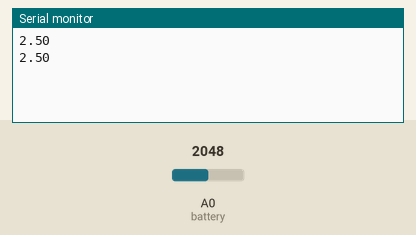
Simulated run of this sketch. Board: Particle Photon. Shown: the last lines printed to the serial monitor. The inputs (shaded band) are chosen by the test bench; at power-on: A0 (battery) = 2048.

Above: at 2.3 s.
2.4 s: A0 (battery) set to 857
At 4.2 s:
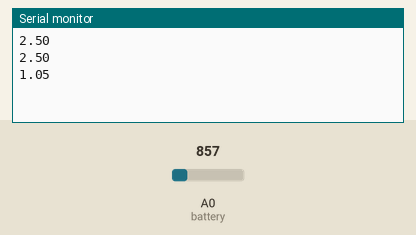
4.5 s: A0 (battery) set to 775
At 4.9 s:
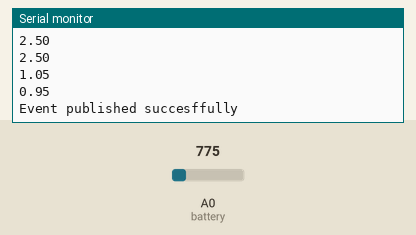
Timing chart, 0 to 7.5 s (numbered marks = the images above; inputs shaded):
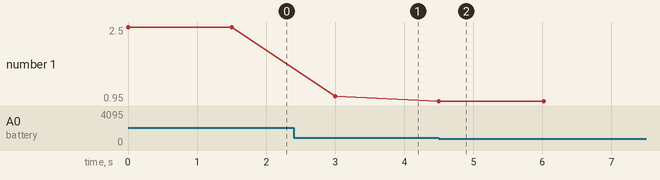

Measured:
- the behaviour switches between 820 and 819 on A0 (battery) (found by bisection; images 1 and 2)
- after the input at 2.4 s, the serial monitor: prints a new line after 0.60 s (image 1)
- after the input at 4.5 s, the serial monitor: prints a new line at once (image 2)
- plotted number 1: 2.5 → 1.05 after the input at 2.4 s, 1.05 → 0.95 after the input at 4.5 s

The sketch:

publish-event.ino
```cpp
/*
 * Project publish-event
 * Description:
 * Author:
 * Date:
 */

#define LOW_BATTERY_THREESHOLD 1
#define VCC 5.0
#define LEVELS 4095

int battery = A0;

void readBatteryLevel() {
  int adc = analogRead(battery);
  float batteryLevel = (adc * VCC) / LEVELS;
  Serial.println(batteryLevel);
  if (batteryLevel <= LOW_BATTERY_THREESHOLD) {
    String result = String(batteryLevel, 2);

    bool success = Particle.publish("low-battery", result, PRIVATE);
    if (!success) {
      // get here if event publish did not work
      Serial.println("Couldn't publish event");
    }
    Serial.println("Event published succesffully");
  }
  delay(1000);
}

// setup() runs once, when the device is first turned on.
void setup() {
  // Put initialization like pinMode and begin functions here.
  Serial.begin(9600);
  pinMode(battery,INPUT);  // Our photoresistor pin is input (reading the photoresistor)
}

// loop() runs over and over again, as quickly as it can execute.
void loop() {
  // The core of your code will likely live here.
  readBatteryLevel();
  delay(500);
}
```
